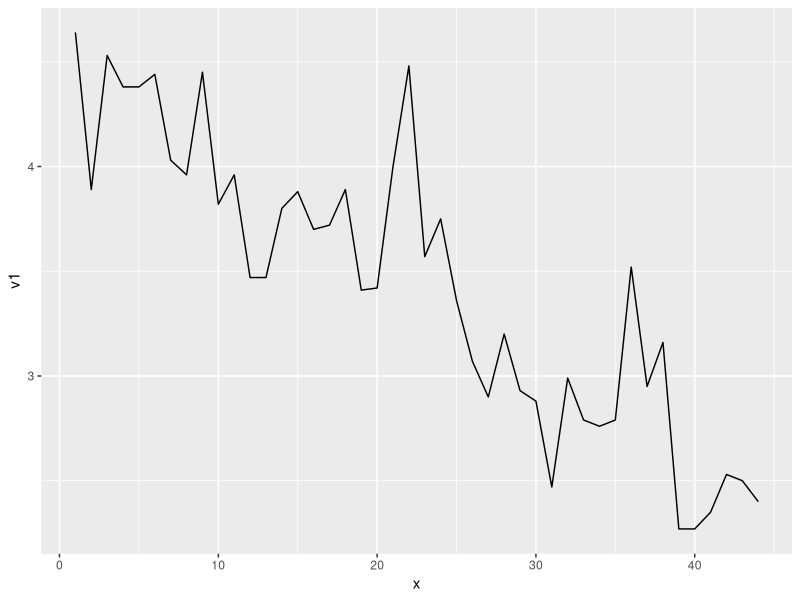
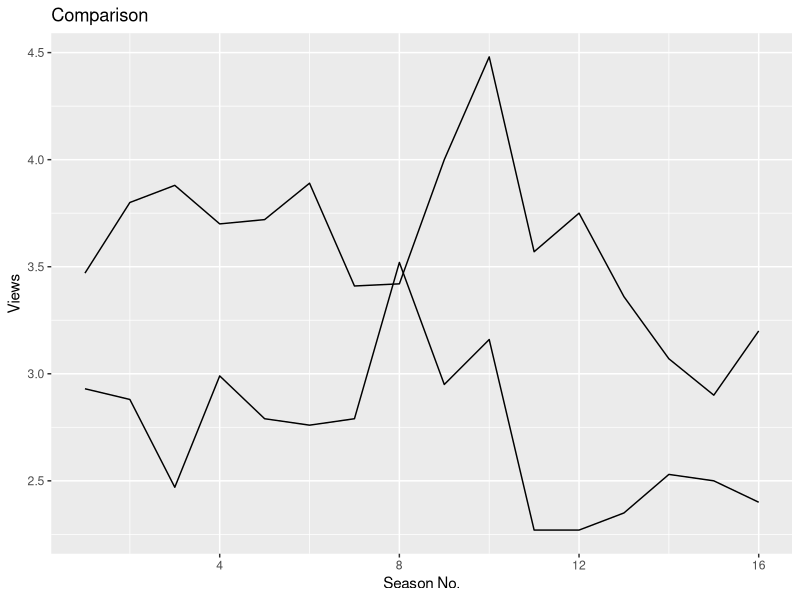

Here is the R script that generated these plots, in order:
## ---- chunk 1
library(ggplot2)

viewership <- c(4.64, 3.89, 4.53, 4.38, 4.38, 4.44, 4.03, 3.96, 4.45, 3.82, 3.96, 3.47, 3.47, 3.80, 3.88, 3.70,3.72,3.89,3.41,3.42,4.00,4.48,3.57,3.75,3.36
                 ,3.07,2.90,3.20,2.93,2.88,2.47,2.99,2.79,2.76,2.79,3.52,2.95,
                 3.16,2.27,2.27,2.35,2.53,2.50,2.40)

df <- data.frame(x = 1:length(viewership), v1 = viewership)
ggplot(data = df, aes(x = x)) +
  geom_line(aes(y = v1)) 
  labs( x = "Season No.", y = "Views")
## ---- chunk 2
library(ggplot2)
viewers_ep2 <- c(3.47, 3.80, 3.88, 3.70, 3.72, 3.89, 3.41, 3.42, 4.00, 4.48, 3.57, 3.75, 3.36, 3.07, 2.90, 3.20)
viewers_ep3 <- c(2.93, 2.88, 2.47, 2.99, 2.79, 2.76, 2.79, 3.52, 2.95, 3.16, 2.27, 2.27, 2.35, 2.53, 2.50, 2.40)
df <- data.frame(x = 1:length(viewers_ep2), v1 = viewers_ep3, v2 = viewers_ep2)
ggplot(data = df, aes(x = x)) +
  geom_line(aes(y = v1)) +
  geom_line(aes(y = v2)) +
  labs(title = "Comparison", x = "Season No.", y = "Views")
